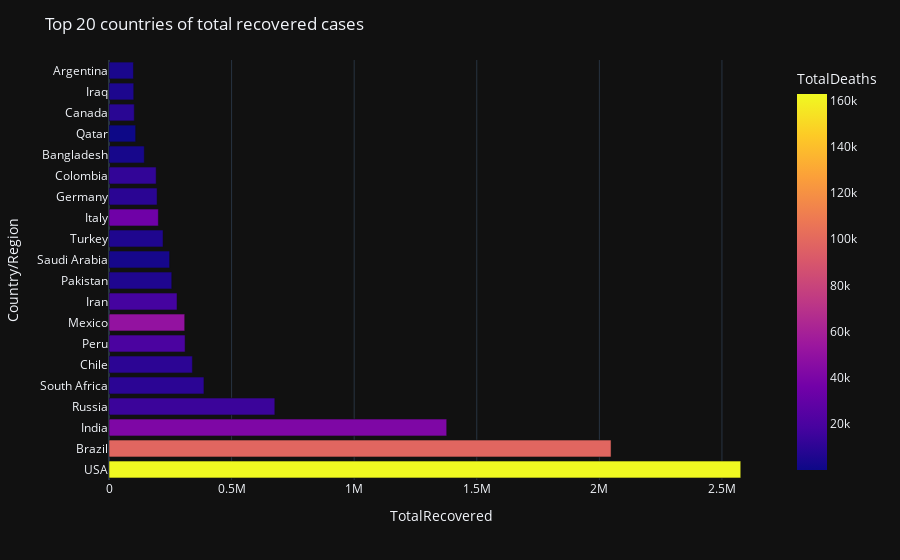

Here is the notebook cell this chart was saved with:
### Code cell
fig = px.bar(world_data.sort_values(by='TotalRecovered', ascending=False)[0:20], 
             x='TotalRecovered', y='Country/Region',color='TotalDeaths')
fig.update_layout(template="plotly_dark", title_text="Top 20 countries of total recovered cases")
fig.show()

### Figure 1 — Plotly figure (JSON) as saved in the notebook; plotly's stock layout.template omitted (floating-point values rounded to 4 significant figures)
{"data": [{"alignmentgroup": "True", "hovertemplate": "TotalRecovered=%{x}<br>Country/Region=%{y}<br>TotalDeaths=%{marker.color}<extra></extra>", "legendgroup": "", "marker": {"color": [162804, 98644, 41638, 14606, 9604, 9889, 20424, 50517, 17976, 6035, 3055, 5798, 35187, 9252, 11939, 3306, 178, 8966, 5161, 4251], "coloraxis": "coloraxis", "pattern": {"shape": ""}}, "name": "", "offsetgroup": "", "orientation": "h", "showlegend": false, "textposition": "auto", "type": "bar", "x": [2576668, 2047660, 1377384, 676357, 387316, 340168, 310337, 308848, 277463, 256058, 247089, 220546, 201323, 196200, 192355, 143824, 108831, 103106, 101025, 99852], "xaxis": "x", "y": ["USA", "Brazil", "India", "Russia", "South Africa", "Chile", "Peru", "Mexico", "Iran", "Pakistan", "Saudi Arabia", "Turkey", "Italy", "Germany", "Colombia", "Bangladesh", "Qatar", "Canada", "Iraq", "Argentina"], "yaxis": "y"}], "layout": {"barmode": "relative", "coloraxis": {"colorbar": {"title": {"text": "TotalDeaths"}}, "colorscale": [[0, "#0d0887"], [0.1111, "#46039f"], [0.2222, "#7201a8"], [0.3333, "#9c179e"], [0.4444, "#bd3786"], [0.5556, "#d8576b"], [0.6667, "#ed7953"], [0.7778, "#fb9f3a"], [0.8889, "#fdca26"], [1, "#f0f921"]]}, "legend": {"tracegroupgap": 0}, "margin": {"t": 60}, "title": {"text": "Top 20 countries of total recovered cases"}, "xaxis": {"anchor": "y", "domain": [0, 1], "title": {"text": "TotalRecovered"}}, "yaxis": {"anchor": "x", "domain": [0, 1], "title": {"text": "Country/Region"}}}}
